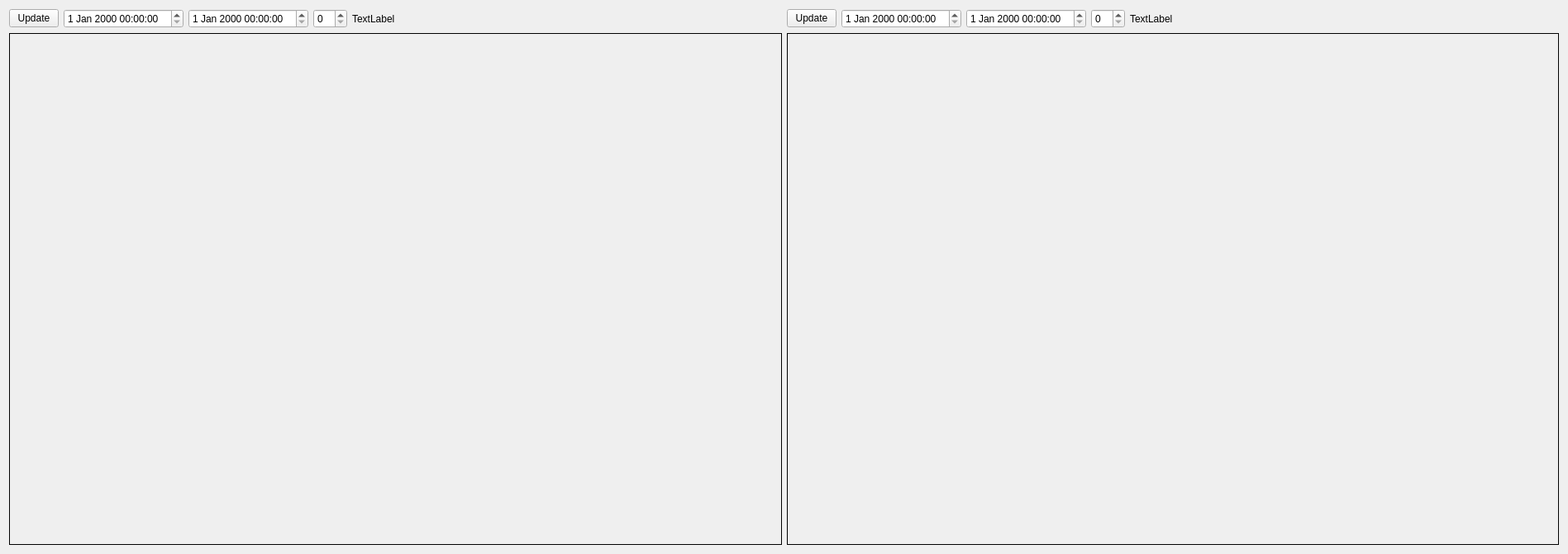
   <widget class="QWidget" name="layoutWidget">
    <property name="geometry">
     <rect>
      <x>74</x>
      <y>803</y>
      <width>1897</width>
      <height>670</height>
     </rect>
    </property>
    <layout class="QHBoxLayout" name="horizontalLayout_6">
     <item>
      <layout class="QVBoxLayout" name="verticalLayout_6">
       <item>
        <layout class="QHBoxLayout" name="horizontalLayout_5">
         <item>
          <widget class="QPushButton" name="chart2Btn">
           <property name="sizePolicy">
            <sizepolicy hsizetype="Fixed" vsizetype="Fixed">
             <horstretch>0</horstretch>
             <verstretch>0</verstretch>
            </sizepolicy>
           </property>
           <property name="maximumSize">
            <size>
             <width>60</width>
             <height>16777215</height>
            </size>
           </property>
           <property name="text">
            <string>Update</string>
           </property>
          </widget>
         </item>
         <item>
          <widget class="QDateTimeEdit" name="chart2Start"/>
         </item>
         <item>
          <widget class="QDateTimeEdit" name="chart2End"/>
         </item>
         <item>
          <widget class="QSpinBox" name="chart2Interval">
           <property name="toolTip">
            <string>&lt;html&gt;&lt;head/&gt;&lt;body&gt;&lt;h3 style=&quot; margin-top:14px; margin-bottom:12px; margin-left:0px; margin-right:0px; -qt-block-indent:0; text-indent:0px;&quot;&gt;&lt;span style=&quot; font-size:large; font-weight:600; color:#2d04fa;&quot;&gt;Set Candle Interval Size&lt;/span&gt;&lt;/h3&gt;&lt;/body&gt;&lt;/html&gt;</string>
           </property>
           <property name="maximum">
            <number>60</number>
           </property>
          </widget>
         </item>
         <item>
          <widget class="QLabel" name="chart2Name">
           <property name="sizePolicy">
            <sizepolicy hsizetype="Expanding" vsizetype="Preferred">
             <horstretch>0</horstretch>
             <verstretch>0</verstretch>
            </sizepolicy>
           </property>
           <property name="text">
            <string>TextLabel</string>
           </property>
          </widget>
         </item>
        </layout>
       </item>
       <item>
        <widget class="ClickLabel" name="chart2">
         <property name="sizePolicy">
          <sizepolicy hsizetype="Preferred" vsizetype="MinimumExpanding">
           <horstretch>0</horstretch>
           <verstretch>0</verstretch>
          </sizepolicy>
         </property>
         <property name="minimumSize">
          <size>
           <width>500</width>
           <height>0</height>
          </size>
         </property>
         <property name="styleSheet">
          <string notr="true">border: 1px solid black</string>
         </property>
         <property name="text">
          <string/>
         </property>
         <property name="pixmap">
          <pixmap>../../images/ZeroSubstanceCreation.png</pixmap>
         </property>
        </widget>
       </item>
      </layout>
     </item>
     <item>
      <layout class="QVBoxLayout" name="verticalLayout_5">
       <item>
        <layout class="QHBoxLayout" name="horizontalLayout">
         <item>
          <widget class="QPushButton" name="chart3Btn">
           <property name="sizePolicy">
            <sizepolicy hsizetype="Fixed" vsizetype="Fixed">
             <horstretch>0</horstretch>
             <verstretch>0</verstretch>
            </sizepolicy>
           </property>
           <property name="maximumSize">
            <size>
             <width>60</width>
             <height>16777215</height>
            </size>
           </property>
           <property name="text">
            <string>Update</string>
           </property>
          </widget>
         </item>
         <item>
          <widget class="QDateTimeEdit" name="chart3Start"/>
         </item>
         <item>
          <widget class="QDateTimeEdit" name="chart3End"/>
         </item>
         <item>
          <widget class="QSpinBox" name="chart3Interval">
           <property name="toolTip">
            <string>&lt;html&gt;&lt;head/&gt;&lt;body&gt;&lt;h3 style=&quot; margin-top:14px; margin-bottom:12px; margin-left:0px; margin-right:0px; -qt-block-indent:0; text-indent:0px;&quot;&gt;&lt;span style=&quot; font-size:large; font-weight:600; color:#2d04fa;&quot;&gt;Set candle Interval Size&lt;/span&gt;&lt;/h3&gt;&lt;/body&gt;&lt;/html&gt;</string>
           </property>
           <property name="maximum">
            <number>60</number>
           </property>
          </widget>
         </item>
         <item>
          <widget class="QLabel" name="chart3Name">
           <property name="sizePolicy">
            <sizepolicy hsizetype="Expanding" vsizetype="Preferred">
             <horstretch>0</horstretch>
             <verstretch>0</verstretch>
            </sizepolicy>
           </property>
           <property name="text">
            <string>TextLabel</string>
           </property>
          </widget>
         </item>
        </layout>
       </item>
       <item>
        <widget class="ClickLabel" name="chart3">
         <property name="sizePolicy">
          <sizepolicy hsizetype="Preferred" vsizetype="MinimumExpanding">
           <horstretch>0</horstretch>
           <verstretch>0</verstretch>
          </sizepolicy>
         </property>
         <property name="minimumSize">
          <size>
           <width>500</width>
           <height>0</height>
          </size>
         </property>
         <property name="styleSheet">
          <string notr="true">border: 1px solid black</string>
         </property>
         <property name="text">
          <string/>
         </property>
         <property name="pixmap">
          <pixmap>../../images/ZeroSubstanceCreation.png</pixmap>
         </property>
        </widget>
       </item>
      </layout>
     </item>
    </layout>
   </widget>
